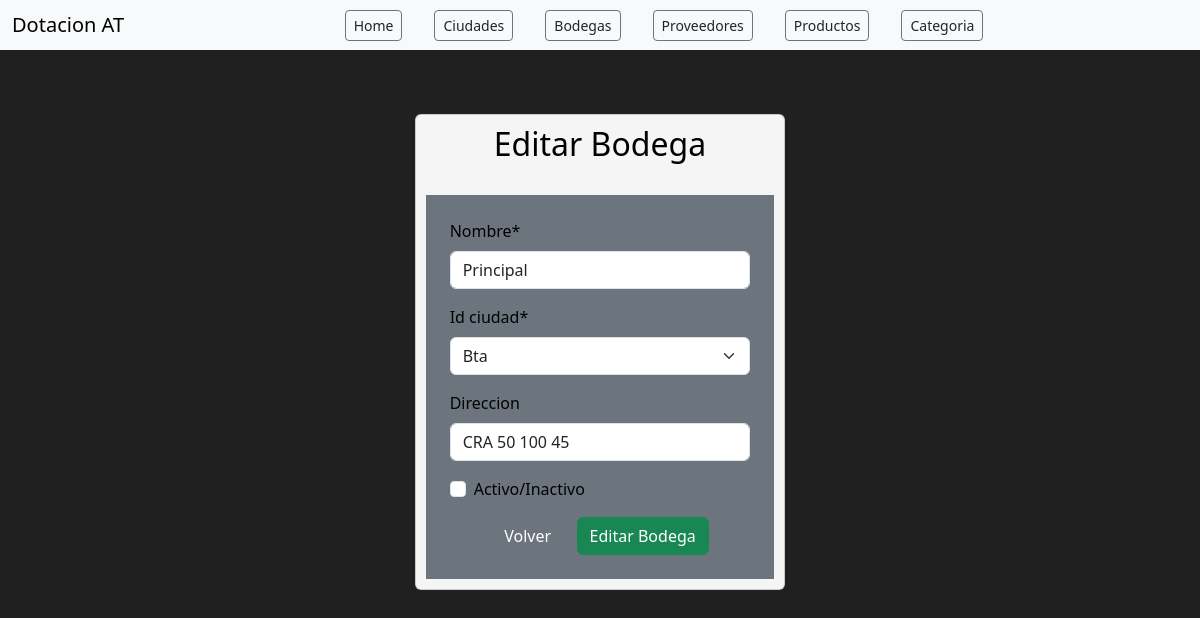
The app's page /modificar_bodega/1/ with its own data.
### applications/bodegas/models.py (models this page shows, shortened)
class Bodega(models.Model):
    id_bodega = models.AutoField(primary_key=True)
    nombre = models.CharField(max_length=255)
    id_ciudad = models.ForeignKey(Ciudad, on_delete=models.CASCADE, related_name='bodegas')
    direccion = models.CharField(max_length=255, null=True, blank=True)
    fecha_creacion = models.DateTimeField(auto_now_add=True)
    fecha_edicion = models.DateTimeField(auto_now=True)
    estado = models.BooleanField(default=True, verbose_name="Activo/Inactivo")  # Activo/Inactivo
    id_usuario_creador = models.ForeignKey(settings.AUTH_USER_MODEL, on_delete=models.CASCADE, related_name='bodegas_creadas', null=True, blank=True)
    id_usuario_editor = models.ForeignKey(settings.AUTH_USER_MODEL, on_delete=models.CASCADE, related_name='bodegas_editadas', null=True, blank=True)
    class Meta:
        ordering = ['nombre']
        verbose_name = 'Bodega'
        verbose_name_plural = 'Bodegas'
        db_table = 'bodega'

### applications/ciudades/models.py (models this page shows)
class Ciudad(models.Model):
    id_ciudad = models.AutoField(primary_key=True)
    nombre = models.CharField(max_length=255, verbose_name="Nombre de la ciudad")
    fecha_creacion = models.DateTimeField(auto_now_add=True, verbose_name="Fecha de creación")
    activo = models.BooleanField(default=True, verbose_name="Activo/Inactivo")  # Activo/Inactivo
    id_usuario_insert = models.ForeignKey(
        settings.AUTH_USER_MODEL,  # Se usa settings.AUTH_USER_MODEL para referirse al modelo de usuario (por si usas un modelo personalizado)
        on_delete=models.SET_NULL,  # El usuario puede ser eliminado, pero no se eliminará la ciudad
        null=True,  # Permitir que este campo sea null
        blank=True,  # Permitir que no se asigne un usuario al crear la ciudad
        related_name='ciudades_insertadas',  # Nombre para acceder a las ciudades relacionadas desde el usuario
        verbose_name="Usuario Creo"
    )
    def __str__(self):
        return self.nombre
    class Meta:
        ordering = ['nombre']
        verbose_name = 'Ciudad'
        verbose_name_plural = 'Ciudades'
        db_table = 'ciudad'  # Nombre personalizado de la tabla en la base de datos

### applications/bodegas/views.py (the view, shortened to what this page needs)
# urls.py: path('modificar_bodega/<int:id>/', views.modificar_bodega, name='modificar_bodega'),  # Aquí debe estar 'productos'
def modificar_bodega(request, id):
    bodega =  get_object_or_404(Bodega, id_bodega=id)
    data = {
        'form': BodegaNueva(instance=bodega)
    }
    return render(request, 'editarBodega.html', data)

### applications/bodegas/forms.py (shortened to what this page needs)
class BodegaNueva(forms.ModelForm):
    class Meta:
        model = Bodega
        fields = ['nombre', 'id_ciudad', 'direccion', 'estado']
        widgets = {
            'nombre': forms.TextInput(attrs={'class': 'input', 'placeholder': 'Nombre de la Bodega'}),
            'direccion': forms.TextInput(attrs={'class': 'input', 'placeholder': 'Dirección de la Bodega'}),
            'id_ciudad': forms.Select(attrs={'class': 'input'}),
            'id_usuario_creador': forms.Select(attrs={'class': 'input'}),
            'id_usuario_editor': forms.Select(attrs={'class': 'input'}),
        }
    def __init__(self, *args, **kwargs):
        super().__init__(*args, **kwargs)
        self.fields['id_ciudad'].queryset = Ciudad.objects.all()

### templates/editarBodega.html (shortened to what this page needs)
{% extends 'layouts/base.html' %}
{% block content %}
{% load crispy_forms_tags %}
<div class="container">
  <br>
  <div class="row">
    <div class="col-12 col-md-4 offset-md-4">
      <div class="card">
        <div class="cadr-body">
          <h2 class="text-center">Editar Bodega</h2>
          <br>
          <form method="POST" class="bg-secondary p-4 align-items-center">
            {{ form | crispy }}
            <div class="text-center mt-3">
              <a href="{% url 'bodegas' %}" class="btn btn-secondary">
                Volver
              </a>
              <button class="btn btn-success" type="submit">Editar Bodega</button>
            </div>
          </form>
        </div>
      </div>
    </div>
  </div>
</div>
{% endblock  %}

### applications/ciudades/static/styles/main.css (style rules this page uses)
body { background: #202020; color: whitesmoke; }
.container { max-width: 1200px; margin: auto; padding: 20px 10px; }
.card { background: whitesmoke; padding: 10px; margin-bottom: 2px; color: black; }
.input { display: block; }

### records on screen
Bodega: nombre "Principal", direccion "CRA 50 100 45"
Ciudad: id_ciudad "Bta"
